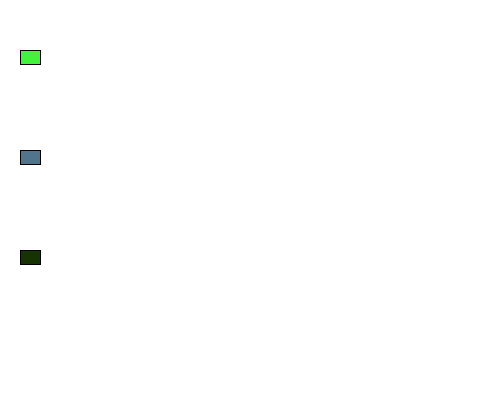
Frame 1 (no input)
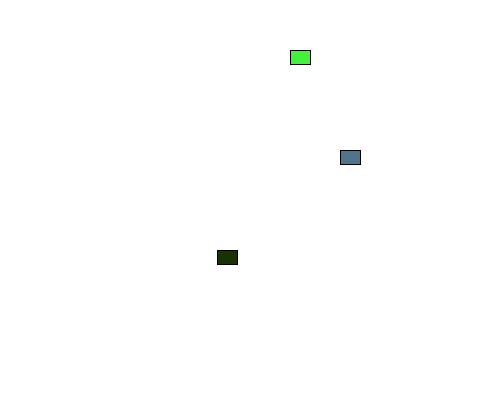
Frame 60 (the mouse pressed at the canvas centre just before this capture)
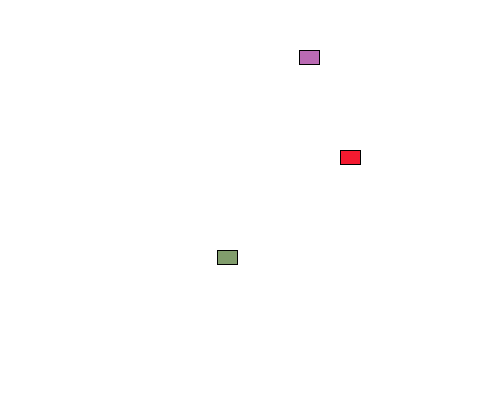
Frame 120 (the mouse held since frame 60 and released just before this capture)

The Processing sketch that drew these frames (run headless with seeded random() and noise(); from frame 60 on, the mouse is pressed at the canvas centre):

// Processing sketch: processing_115988
// ── processing_115988.pde

class Car
{
  float x; 
  float y;
  float s;
  color c;
  
  // constructor
  Car(float carx, float cary, float carspeed, color carcolor) 
  { 
    x = carx;
    y = cary;
    c = carcolor;
    s = carspeed;
  }
  
  void drive()
  {
    x = x + s;
    if ((car1.x >= width) || (car1.x <= 0))
    {
      s = s * -1;
      car1.c = car1.c + color(random(255));
      car2.c = car2.c + color(random(255));
      car3.c = car3.c + color(random(255));
    }
    if ((car2.x >= width) || (car2.x <= 0))
    {
      s = s * -1;
      car1.c = car1.c + color(random(255));
      car2.c = car2.c + color(random(255));
      car3.c = car3.c + color(random(255));
    }
    if ((car3.x >= width) || (car3.x <= 0))
    {
      s = s * -1;
      car1.c = car1.c + color(random(255));
      car2.c = car2.c + color(random(255));
      car3.c = car3.c + color(random(255));
    }
  }  
  
  void display()
  {
    fill(c);
    rect(x, y, 20, 14);
  }
}



Car car1;
Car car2;
Car car3;

void setup()
{
  size (500, 400);
  car1 = new Car(20, 50, random(2,6), color(random(255), random(255), random(255)));
  car2 = new Car(20, 150, random(2,6), color(random(255), random(255), random(255)));
  car3 = new Car(20, 250, random(2,6), color(random(255), random(255), random(255)));
}

void draw()
{
  background(255);
  car1.display();
  car2.display();
  car3.display();
  car1.drive();
  car2.drive();
  car3.drive();

}
